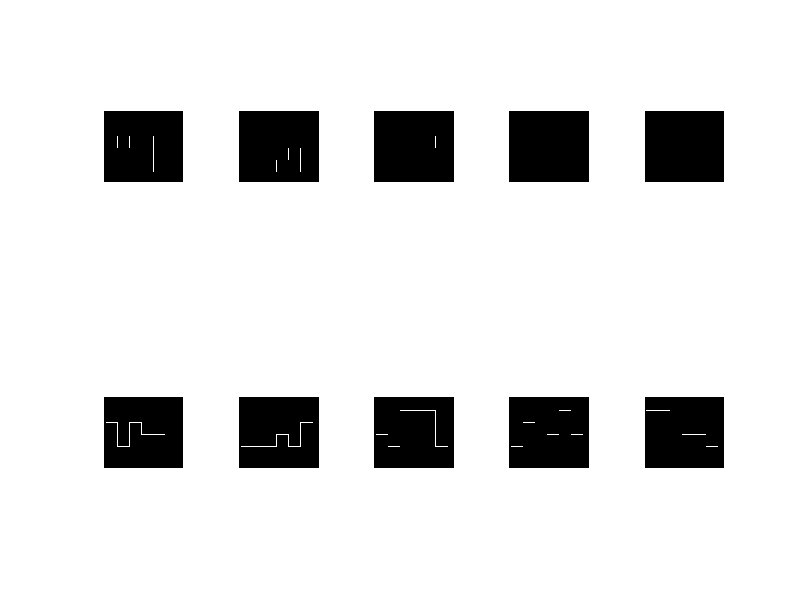

Write MATLAB code to recreate this figure.
close all; clear; clc
% function output = gen2DHypnogram()

epoch_size = 30; % sampling rate=1 --> epoch_size=30은 30초를 의미
template = zeros(180, 200);
stage = [1 2 3 4 5];
stg_size = 30; % stage 하나당 30

%% Generate 2D Hypnogram
X = {};
N = 10;
for n = 1 : N
    x = template;
    i = 1;
    stage_stack = [];
    while 5+epoch_size+epoch_size*(i-1) < size(template, 2)
        now_stage = stage(randi(5));
        stage_stack = [stage_stack, now_stage];
        x(5+stg_size*now_stage, 5+epoch_size*(i-1):5+epoch_size+epoch_size*(i-1)) = 1;
        if i>1
            if stage_stack(i-1) > stage_stack(i)
                x(5+stg_size*stage_stack(i):5+stg_size*stage_stack(i-1), 5+epoch_size*(i-1))=1;
            else
                x(5+stg_size*stage_stack(i-1):5+stg_size*stage_stack(i), 5+epoch_size*(i-1))=1;
            end
        end
        i = i+1;
    end
    X{n} = x;
end

figure;
for n = 1 : N
    subplot(2,ceil(N/2), n);
    imshow(X{n}, 'InitialMagnification', 10000);
end


% end